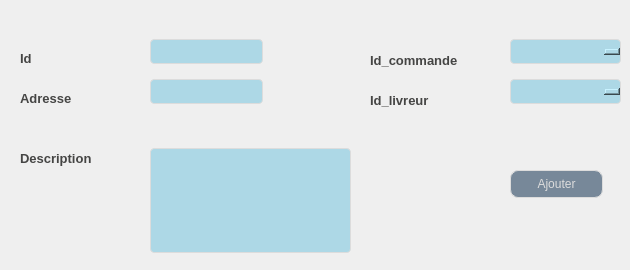
      <widget class="QWidget" name="ajouter_livreur_2">
       <attribute name="title">
        <string>Ajouter</string>
       </attribute>
       <widget class="QPushButton" name="pb_liv_ajout">
        <property name="geometry">
         <rect>
          <x>510</x>
          <y>170</y>
          <width>93</width>
          <height>28</height>
         </rect>
        </property>
        <property name="styleSheet">
         <string notr="true">QPushButton {
	font: 87 8pt &quot;Segoe UI Black&quot;;
color: #dcdcdc;
background:#778899;
border: none;
border: 1px solid #DCDCDC;
border-radius: 8px;

}
QPushButton:hover {
color:#fff;
font: 87 8pt &quot;Segoe UI Black&quot;;
background:#ADD8E6;
border: none;
}</string>
        </property>
        <property name="text">
         <string>Ajouter</string>
        </property>
       </widget>
       <widget class="QLineEdit" name="le_id_liv_ajout">
        <property name="geometry">
         <rect>
          <x>150</x>
          <y>31</y>
          <width>113</width>
          <height>41</height>
         </rect>
        </property>
        <property name="styleSheet">
         <string notr="true">QLineEdit {
  width: 100%;
  padding: 12px 20px;
  margin: 8px 0;
  display: inline-block;
  border: 1px solid #dcdcdc;
  border-radius: 4px;
  box-sizing: border-box;
  background: #ADD8E6;
  color: #FFFFFF;
}</string>
        </property>
       </widget>
       <widget class="QLineEdit" name="le_adresse_liv_ajout">
        <property name="geometry">
         <rect>
          <x>150</x>
          <y>71</y>
          <width>113</width>
          <height>41</height>
         </rect>
        </property>
        <property name="styleSheet">
         <string notr="true">QLineEdit {
  width: 100%;
  padding: 12px 20px;
  margin: 8px 0;
  display: inline-block;
  border: 1px solid #dcdcdc;
  border-radius: 4px;
  box-sizing: border-box;
  background: #ADD8E6;
  color: #FFFFFF;
}</string>
        </property>
       </widget>
       <widget class="QLabel" name="label_11">
        <property name="geometry">
         <rect>
          <x>20</x>
          <y>50</y>
          <width>55</width>
          <height>16</height>
         </rect>
        </property>
        <property name="styleSheet">
         <string notr="true">background-color: transparent;
font: 8pt &quot;Castellar&quot;;
	color: #454544;
	font-weight: bold;
	font-size: 13px;
border:none;</string>
        </property>
        <property name="text">
         <string>Id</string>
        </property>
       </widget>
       <widget class="QLabel" name="label_12">
        <property name="geometry">
         <rect>
          <x>20</x>
          <y>90</y>
          <width>81</width>
          <height>16</height>
         </rect>
        </property>
        <property name="styleSheet">
         <string notr="true">background-color: transparent;
font: 8pt &quot;Castellar&quot;;
	color: #454544;
	font-weight: bold;
	font-size: 13px;
border:none;</string>
        </property>
        <property name="text">
         <string>Adresse</string>
        </property>
       </widget>
       <widget class="QLabel" name="label_13">
        <property name="geometry">
         <rect>
          <x>20</x>
          <y>150</y>
          <width>111</width>
          <height>16</height>
         </rect>
        </property>
        <property name="styleSheet">
         <string notr="true">background-color: transparent;
font: 8pt &quot;Castellar&quot;;
	color: #454544;
	font-weight: bold;
	font-size: 13px;
border:none;</string>
        </property>
        <property name="text">
         <string>Description</string>
        </property>
       </widget>
       <widget class="QTextEdit" name="te_des_liv_ajout">
        <property name="geometry">
         <rect>
          <x>150</x>
          <y>140</y>
          <width>201</width>
          <height>121</height>
         </rect>
        </property>
        <property name="styleSheet">
         <string notr="true">background-color: rgb(250, 211, 0);
width: 100%;
  padding: 12px 20px;
  margin: 8px 0;
  display: inline-block;
  border: 1px solid #dcdcdc;
  border-radius: 4px;
  box-sizing: border-box;
  background: #ADD8E6;
  color: #FFFFFF;</string>
        </property>
       </widget>
       <widget class="QComboBox" name="cb_commande_ajout">
        <property name="geometry">
         <rect>
          <x>510</x>
          <y>31</y>
          <width>111</width>
          <height>41</height>
         </rect>
        </property>
        <property name="styleSheet">
         <string notr="true">background-color: rgb(250, 211, 0);
width: 100%;
  padding: 12px 20px;
  margin: 8px 0;
  display: inline-block;
  border: 1px solid #dcdcdc;
  border-radius: 4px;
  box-sizing: border-box;
  background: #ADD8E6;
  color: #FFFFFF;</string>
        </property>
       </widget>
       <widget class="QComboBox" name="cb_livreur_ajout">
        <property name="geometry">
         <rect>
          <x>510</x>
          <y>71</y>
          <width>111</width>
          <height>41</height>
         </rect>
        </property>
        <property name="styleSheet">
         <string notr="true">background-color: rgb(250, 211, 0);
width: 100%;
  padding: 12px 20px;
  margin: 8px 0;
  display: inline-block;
  border: 1px solid #dcdcdc;
  border-radius: 4px;
  box-sizing: border-box;
  background: #ADD8E6;
  color: #FFFFFF;</string>
        </property>
       </widget>
       <widget class="QLabel" name="label_14">
        <property name="geometry">
         <rect>
          <x>370</x>
          <y>50</y>
          <width>131</width>
          <height>20</height>
         </rect>
        </property>
        <property name="styleSheet">
         <string notr="true">background-color: transparent;
font: 8pt &quot;Castellar&quot;;
	color: #454544;
	font-weight: bold;
	font-size: 13px;
border:none;</string>
        </property>
        <property name="text">
         <string>Id_commande</string>
        </property>
       </widget>
       <widget class="QLabel" name="label_19">
        <property name="geometry">
         <rect>
          <x>370</x>
          <y>90</y>
          <width>101</width>
          <height>20</height>
         </rect>
        </property>
        <property name="styleSheet">
         <string notr="true">background-color: transparent;
font: 8pt &quot;Castellar&quot;;
	color: #454544;
	font-weight: bold;
	font-size: 13px;
border:none;</string>
        </property>
        <property name="text">
         <string>Id_livreur</string>
        </property>
       </widget>
      </widget>
